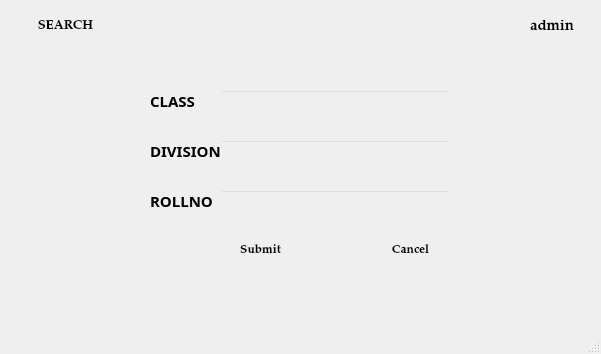
<?xml version="1.0" encoding="UTF-8"?>
<ui version="4.0">
 <class>view_3</class>
 <widget class="QMainWindow" name="view_3">
  <property name="geometry">
   <rect>
    <x>0</x>
    <y>0</y>
    <width>601</width>
    <height>354</height>
   </rect>
  </property>
  <property name="windowTitle">
   <string>MainWindow</string>
  </property>
  <widget class="QWidget" name="centralwidget">
   <widget class="QLabel" name="invalid">
    <property name="geometry">
     <rect>
      <x>150</x>
      <y>350</y>
      <width>251</width>
      <height>31</height>
     </rect>
    </property>
    <property name="font">
     <font>
      <family>MS Sans Serif</family>
     </font>
    </property>
    <property name="styleSheet">
     <string notr="true">color: rgb(255, 3, 3);</string>
    </property>
    <property name="text">
     <string/>
    </property>
   </widget>
   <widget class="QLabel" name="label">
    <property name="enabled">
     <bool>true</bool>
    </property>
    <property name="geometry">
     <rect>
      <x>0</x>
      <y>-20</y>
      <width>751</width>
      <height>541</height>
     </rect>
    </property>
    <property name="frameShadow">
     <enum>QFrame::Plain</enum>
    </property>
    <property name="text">
     <string/>
    </property>
    <property name="pixmap">
     <pixmap resource="pic.qrc">:/newPrefix/ttt.jpg</pixmap>
    </property>
   </widget>
   <widget class="QPushButton" name="add">
    <property name="geometry">
     <rect>
      <x>10</x>
      <y>10</y>
      <width>111</width>
      <height>31</height>
     </rect>
    </property>
    <property name="font">
     <font>
      <family>Palatino Linotype</family>
      <pointsize>10</pointsize>
      <weight>75</weight>
      <bold>true</bold>
     </font>
    </property>
    <property name="acceptDrops">
     <bool>false</bool>
    </property>
    <property name="styleSheet">
     <string notr="true">background-color: rgb(255, 255, 255);</string>
    </property>
    <property name="text">
     <string>SEARCH</string>
    </property>
    <property name="checkable">
     <bool>false</bool>
    </property>
    <property name="default">
     <bool>true</bool>
    </property>
    <property name="flat">
     <bool>true</bool>
    </property>
   </widget>
   <widget class="QLabel" name="label_2">
    <property name="geometry">
     <rect>
      <x>500</x>
      <y>10</y>
      <width>31</width>
      <height>31</height>
     </rect>
    </property>
    <property name="text">
     <string/>
    </property>
    <property name="pixmap">
     <pixmap resource="pic.qrc">:/newPrefix/icon.png</pixmap>
    </property>
   </widget>
   <widget class="QLabel" name="label_3">
    <property name="geometry">
     <rect>
      <x>530</x>
      <y>20</y>
      <width>47</width>
      <height>13</height>
     </rect>
    </property>
    <property name="font">
     <font>
      <family>Palatino Linotype</family>
      <pointsize>11</pointsize>
      <weight>75</weight>
      <bold>true</bold>
     </font>
    </property>
    <property name="text">
     <string>admin</string>
    </property>
   </widget>
   <widget class="QLabel" name="label_12">
    <property name="geometry">
     <rect>
      <x>150</x>
      <y>140</y>
      <width>81</width>
      <height>21</height>
     </rect>
    </property>
    <property name="font">
     <font>
      <family>Myriad Pro Light</family>
      <pointsize>11</pointsize>
      <weight>75</weight>
      <bold>true</bold>
     </font>
    </property>
    <property name="text">
     <string>DIVISION </string>
    </property>
   </widget>
   <widget class="QLabel" name="label_13">
    <property name="geometry">
     <rect>
      <x>150</x>
      <y>90</y>
      <width>81</width>
      <height>21</height>
     </rect>
    </property>
    <property name="font">
     <font>
      <family>Myriad Pro Light</family>
      <pointsize>11</pointsize>
      <weight>75</weight>
      <bold>true</bold>
     </font>
    </property>
    <property name="text">
     <string>CLASS       </string>
    </property>
   </widget>
   <widget class="QLabel" name="label_14">
    <property name="geometry">
     <rect>
      <x>150</x>
      <y>190</y>
      <width>81</width>
      <height>21</height>
     </rect>
    </property>
    <property name="font">
     <font>
      <family>Myriad Pro Light</family>
      <pointsize>11</pointsize>
      <weight>75</weight>
      <bold>true</bold>
     </font>
    </property>
    <property name="text">
     <string>ROLLNO  </string>
    </property>
   </widget>
   <widget class="QLineEdit" name="division">
    <property name="geometry">
     <rect>
      <x>220</x>
      <y>140</y>
      <width>231</width>
      <height>21</height>
     </rect>
    </property>
    <property name="styleSheet">
     <string notr="true">background:transparent</string>
    </property>
   </widget>
   <widget class="QLineEdit" name="class_2">
    <property name="geometry">
     <rect>
      <x>220</x>
      <y>90</y>
      <width>231</width>
      <height>21</height>
     </rect>
    </property>
    <property name="styleSheet">
     <string notr="true">background:transparent</string>
    </property>
   </widget>
   <widget class="QLineEdit" name="roll">
    <property name="geometry">
     <rect>
      <x>220</x>
      <y>190</y>
      <width>231</width>
      <height>21</height>
     </rect>
    </property>
    <property name="styleSheet">
     <string notr="true">background:transparent</string>
    </property>
   </widget>
   <widget class="QLabel" name="invalid_2">
    <property name="geometry">
     <rect>
      <x>240</x>
      <y>280</y>
      <width>151</width>
      <height>16</height>
     </rect>
    </property>
    <property name="font">
     <font>
      <family>MS Sans Serif</family>
      <pointsize>10</pointsize>
      <weight>75</weight>
      <bold>true</bold>
     </font>
    </property>
    <property name="styleSheet">
     <string notr="true">color:rgb(238, 0, 0)</string>
    </property>
    <property name="text">
     <string/>
    </property>
   </widget>
   <widget class="QPushButton" name="cancel">
    <property name="geometry">
     <rect>
      <x>370</x>
      <y>240</y>
      <width>81</width>
      <height>21</height>
     </rect>
    </property>
    <property name="font">
     <font>
      <family>Palatino Linotype</family>
      <pointsize>9</pointsize>
      <weight>75</weight>
      <bold>true</bold>
     </font>
    </property>
    <property name="acceptDrops">
     <bool>false</bool>
    </property>
    <property name="styleSheet">
     <string notr="true">background-color: rgb(255, 255, 255);</string>
    </property>
    <property name="text">
     <string>Cancel</string>
    </property>
    <property name="checkable">
     <bool>false</bool>
    </property>
    <property name="default">
     <bool>true</bool>
    </property>
    <property name="flat">
     <bool>true</bool>
    </property>
   </widget>
   <widget class="QPushButton" name="submit">
    <property name="geometry">
     <rect>
      <x>220</x>
      <y>240</y>
      <width>81</width>
      <height>21</height>
     </rect>
    </property>
    <property name="font">
     <font>
      <family>Palatino Linotype</family>
      <pointsize>9</pointsize>
      <weight>75</weight>
      <bold>true</bold>
     </font>
    </property>
    <property name="acceptDrops">
     <bool>false</bool>
    </property>
    <property name="styleSheet">
     <string notr="true">background-color: rgb(255, 255, 255);</string>
    </property>
    <property name="text">
     <string>Submit</string>
    </property>
    <property name="checkable">
     <bool>false</bool>
    </property>
    <property name="default">
     <bool>true</bool>
    </property>
    <property name="flat">
     <bool>true</bool>
    </property>
   </widget>
   <widget class="QLabel" name="invalid_3">
    <property name="geometry">
     <rect>
      <x>220</x>
      <y>210</y>
      <width>231</width>
      <height>31</height>
     </rect>
    </property>
    <property name="font">
     <font>
      <family>MS Shell Dlg 2</family>
      <pointsize>10</pointsize>
      <weight>50</weight>
      <bold>false</bold>
     </font>
    </property>
    <property name="styleSheet">
     <string notr="true">color:rgb(238, 0, 0)
</string>
    </property>
    <property name="text">
     <string/>
    </property>
    <property name="alignment">
     <set>Qt::AlignLeading|Qt::AlignLeft|Qt::AlignTop</set>
    </property>
   </widget>
  </widget>
  <widget class="QMenuBar" name="menubar">
   <property name="geometry">
    <rect>
     <x>0</x>
     <y>0</y>
     <width>601</width>
     <height>21</height>
    </rect>
   </property>
  </widget>
  <widget class="QStatusBar" name="statusbar"/>
 </widget>
 <tabstops>
  <tabstop>class_2</tabstop>
  <tabstop>division</tabstop>
  <tabstop>roll</tabstop>
  <tabstop>submit</tabstop>
  <tabstop>cancel</tabstop>
  <tabstop>add</tabstop>
 </tabstops>
 <resources>
  <include location="pic.qrc"/>
 </resources>
 <connections/>
</ui>
